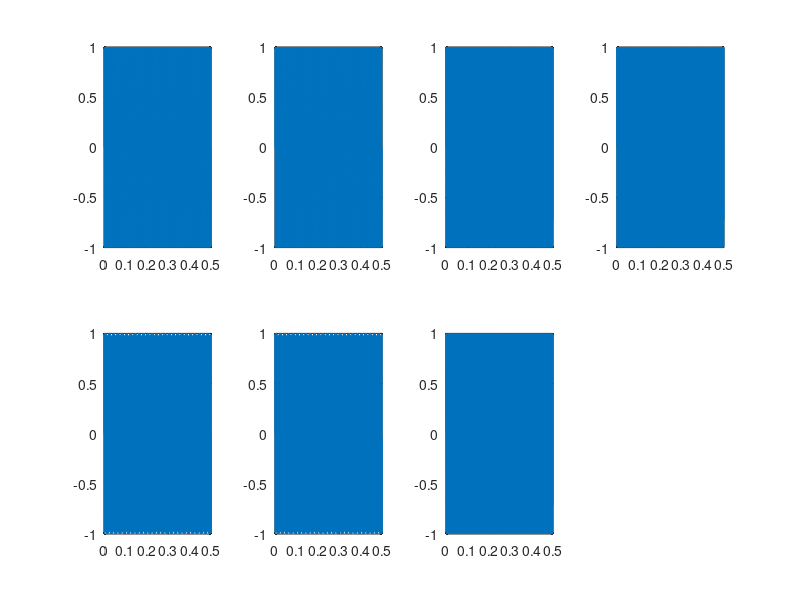

The MATLAB source for this figure: (Note: this script raises an error after producing the figure.)
% 初始化
clc; clear all;

% 设置路径
cd('/Users/cheng/Desktop/EEG_study/data_for_study/self_study/eeg_music');


%%
x = linspace(0, 2 * pi, 8192);  %这里的2pi就是一个音的持续时间
y = sin(440 * x);

plot(x, y)

% sound()函数里Fs = 采样率，nBits无需多言
% 采样率影响不大，主要是频率
sound(y)

% 使用十二平均率表可以通过调整频率来实现音符变换
% 一个八度分为8个单位，频率间隔（倍率？）为2^(1/12)
% 比如C调的do音可以被规定为Fs * 2^(1/12 * 0)，然后高一度的do就是Fs * 2^(1/12 * 12)


%%
% 试试怎么弄出来一段音乐
fs = 8192;  %使用matlab默认采样率
duration = 0.5;  %每个音发500ms
t = linspace(0, duration, fs * duration);  %每个音的采样list


% 准备一下所用的频率
% 小星星是1 1 5 5 6 6 5来着
p_l = 440 * [2^(0/12), 2^(0/12), 2^(7/12), 2^(7/12), ...
             2^(9/12), 2^(9/12), 2^(7/12)];


for i = 1:length(p_l)
    % 虽然还是不明白为什么要带2pi
    % 说是让声音回归周期
    wave = sin(2 * pi * p_l(i) * t);
    sound(wave, fs);
    pause(0.5);  %每放一个音中间暂停0.1秒
    subplot(2, 4, i);
    plot(t, wave)
end


%%
% 试试 *Call of Slience*
% 首先这个是三个八度的音符频率
% 基准频率100比较有感觉诶
p_l = 100 * [2^(-9/12), 2^(-7/12), 2^(-5/12), 2^(-4/12), 2^(-2/12), 2^(0/12), 2^(2/12)];
p_m = 100 * [2^(3/12), 2^(5/12), 2^(7/12), 2^(8/12), 2^(10/12), 2^(12/12), 2^(14/12)];
p_h = 100 * [2^(15/12), 2^(17/12), 2^(19/12), 2^(20/12), 2^(22/12), 2^(24/12), 2^(26/12)];

% 然后准备一下谱子
tone = [p_h(3), p_h(2), p_h(2), p_h(1), p_h(1), p_h(5), p_h(1), p_h(1), p_m(7), p_h(1), p_h(1), ...
        1, ...
        p_h(3), p_h(2), p_h(2), p_h(1), p_m(5), p_m(5), p_h(3), p_h(2), p_h(2), p_h(3), p_h(1), ...
        1, ...
        p_h(3), p_h(2), p_h(2), p_h(1), p_h(1), p_h(5), p_h(5), p_h(5), p_h(2), p_h(2), p_h(1), ...
        1, ...
        p_m(6), p_h(1), p_h(2), 1, p_h(2), p_h(1), p_h(2), p_h(3), p_h(2), p_h(2), p_h(2), p_h(1), ...
        1, ...
        p_h(1), p_m(7), p_m(3), p_m(6), p_m(6), 1, p_h(1), p_m(7), p_m(3), p_m(1), ...
        1, ...
        p_h(1), p_m(7), p_h(1), p_h(2), 1, p_h(3), 1, p_h(1), p_m(7)];

% 然后准备一下时间轴
fs = 8000;
duration = 0.6;
t = linspace(0, duration, duration * fs);

% 准备一个list用来拼接音乐
all_wave = [];

% 开始tm播放！
for i = 1:length(tone)
    wave = sin(2 * pi * tone(i) * t);
    sound(wave, fs);
    pause(0.6);
    all_wave = [all_wave, wave];  %这个是拼接的操作
end

audiowrite('call of slience.mp3', all_wave, fs);


%%
% 怎么把脑电数据变成音乐来着嘞

% 如果每个epoch都是1秒，采样率是512，也就是说一个epoch只需要一个y值来代表
% 就先弄一个被试的试试吧
% eeglab
EEG = pop_loadset( ...
    './umeeg101_10_Pruned_with_ICA.set' ...
    );

% 假如每个epoch是提供一个音节的频率
% 然后提取Cz通道的数据，拉伸一下再
chan = find(strcmp({EEG.chanlocs.labels}, 'Cz'));
data = EEG.data(chan, :);

% 然后准备一下采样率和时间轴什么的
% 设定每半秒一个音符就得准备一个半秒的时间序列
fs = EEG.srate;
win = 0.5;  % 每半秒一个音符

% 这个sample是每半秒里的数据点数量
% 构建for loop的时候用作步长
samples = win * fs;

% 然后这是播放的采样率
fs_audio = 8000; 


% 可以用来保存音符
% all_wave = [];


for i = 1:samples:200 * samples

    % 然后回到我们的通道数据，每半秒的时间序列取一个段
    segment = data(i:i+samples - 1);

    % 时域信息转为频域信息
    % 虽然fft不改变数据结构，但是改变意义
    % 采样率是fs，数据点数量是n，然后索引是k(0:n-1)
    % 然后第k点的频率freq = k * fs/n
    Y = fft(segment);

    % 提取出来振幅，然后抛弃相位信息
    P = abs(Y);
    P = 2 .* P ./ length(P);

    % 这个freqs变量类似于时域信息里的EEG.times
    % 用刚刚那个公式算出来
    freqs = (0:length(P) - 1) * fs / length(P);

    % 然后就是把特定频率对应的索引找出来
    idx = find(freqs >= 7 & freqs <= 12);

    % 然后把这个band的最大功率点找出来
    % 然后再找出来这个最大功率点对应的freq给取出来备用就好
    [~, max_idx] = max(P(idx));
    eeg_freq = freqs(idx(max_idx));


    % 映射到音乐频率，为什么这样洒家不知道
    % 使用基准频率
    music_freq = 100 * 2^(eeg_freq / 12);

    % 生成声音，和时间轴
    t = linspace(0, win, win * fs_audio);
    wave = sin(2 * pi * music_freq * t);

    sound(wave, fs_audio);
    pause(win);

    % 还是拼接的操作
    % all_wave = [all_wave, wave];
end


% 这里可以保存
% audiowrite('alpha.mp3', all_wave, fs_audio)


%%
% 弄个群体的
% 感觉也就是多了一个数据平均的过程呗
% 感觉可以多弄出一个循环来进行这个操作
% 然后后续也是fft什么的
